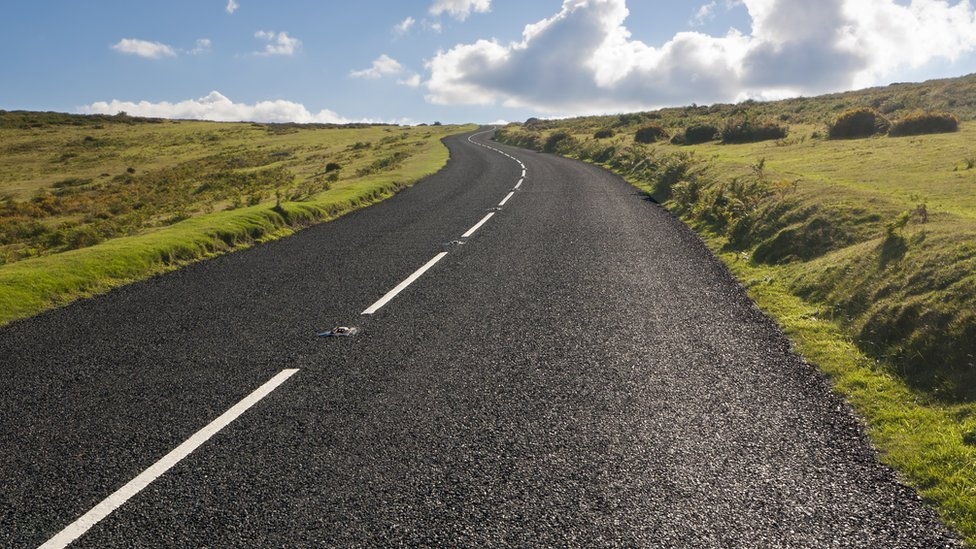
#> input picture Camera/road.jpg, 976 x 549 px, given in place of the camera
$ python videocontours.py
#> lines starting #> are read from the running program, lines starting #| are printed output that depends on the picture; after the words box and inside, x2 and y2 are one past the last pixel; in counts of white or black regions, pixels touching at a corner belong together
import numpy as np
import cv2 as cv

camera = cv.VideoCapture(0)

while(True):

	ret, img = camera.read()
#> img is the input picture: shape (549, 976, 3); mean B, G, R 96, 108.1, 109.2

	imgray = cv.cvtColor(img, cv.COLOR_BGR2GRAY)
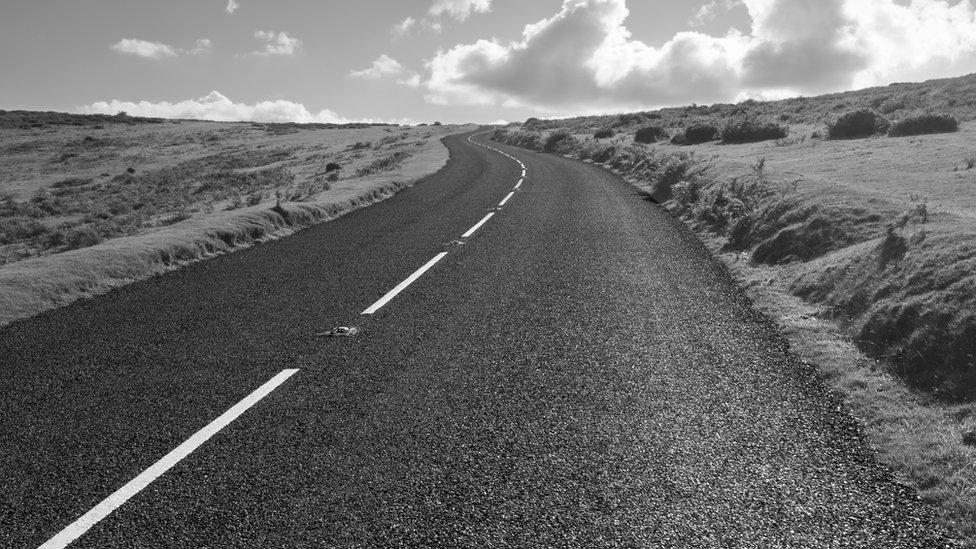
#> imgray: shape (549, 976); min 0, max 255, mean 107

	ret, thresh = cv.threshold(imgray, 127, 255, cv.THRESH_BINARY)
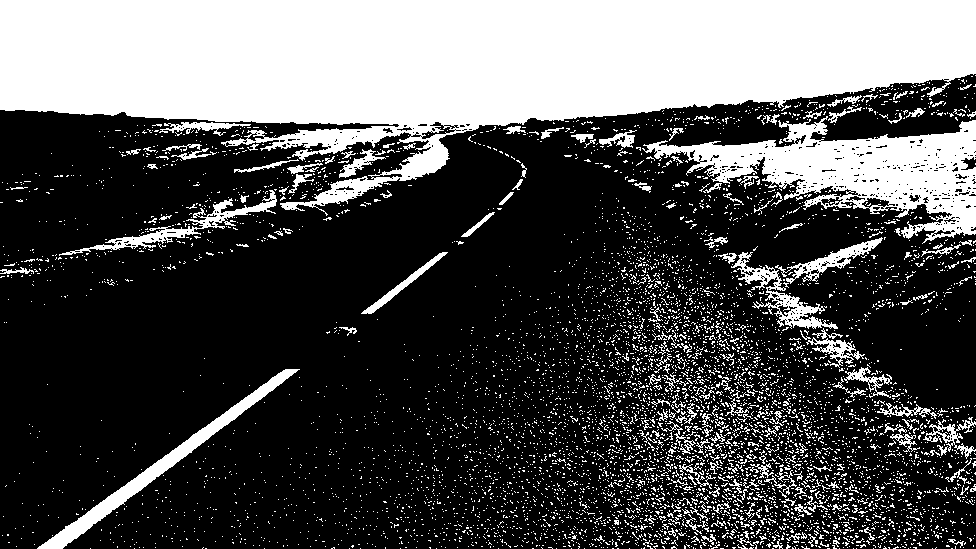
#> thresh: shape (549, 976); 31.8% white; 6542 white regions (6343 under 20 px)

	contours, hierarchy = cv.findContours(image=thresh, mode=cv.RETR_TREE, method=cv.CHAIN_APPROX_NONE)
#> contours = 7344 contours, 7218 with area under 20; largest, box (x1, y1, x2, y2) and area: (0, 0, 976, 216) 113241, (642, 116, 976, 244) 17420, (37, 369, 300, 549) 3523, (731, 252, 838, 329) 1635, (59, 190, 277, 256) 1584

	image_copy = img.copy()
#> (the run stopped early here; a loop or call above may not have finished)
